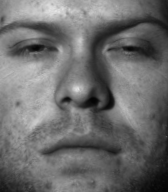
#> input picture s11/trainimg/yaleB01_P00A+020E+10.pgm, 168 x 192 px; its folder holds only this picture in this run
$ jupyter execute --allow-errors sheet11.ipynb   (shell and % lines are left out)   (older library calls are emulated)
#> lines starting #> are read from the running program, lines starting #| are printed output that depends on the picture
Osnabrück University - Computer Vision (Winter Term 2020/21) - Prof. Dr.-Ing. G. Heidemann, Ulf Krumnack, Axel Schaffland, Ludwig Schallner

# Exercise Sheet 11: Object recognition: PCA and Interest Points

## Introduction

This week's sheet should be solved and handed in before the end of **Saturday, January 30, 2021**. If you need help (and Google and other resources were not enough), feel free to contact your groups' designated tutor or whomever of us you run into first. Please upload your results to your group's Stud.IP folder.

## Exercise 1: Pattern Recognition and PCA [4 points]

**a)** What are the goals of *pattern recognition*? How can they be achieved? What are the problems?

The goal of pattern recognition is to get a symbolic description from sensor data.

It can be achieved following the standard architecture:
* world -> Sensor -> feature extraction -> classification

Problems:
* No sharp description of classes and incomplete data.

**b)** What is *principal component analysis*? How is it related to pattern recognition?

With PCA we can find a new basis for our dataset. The basis vectors can be ordered by maximun variance / minimun reconstruction error.
In the best case each basis vector corresponds to a interpretable feature.

**c)** Explain how principal components can be computed? Then implement a function that performs the computation.

Principal components are the eigenvalues of the covariance matrix of a dataset. The eigenvalues give the ordering of the components.

[cell 1]
import matplotlib.pyplot as plt
import numpy as np


def pca(data):
    """
    Perform principal component analysis.

    Args:
        data (ndarray): an array of shape (n,k),
        meaning n entries with k dimensions

    Returns: two arrays
        pc (ndarray): array of shape (k,k) holding the principal components in its columns.
        var (ndarray): k-vector holding the corresponding variances, in descending order.
    """

    # Replace the following two lines by your code ...
    pc = np.random.randn(data.shape[1],data.shape[1])
    var = np.random.rand(data.shape[1])
    # BEGIN SOLUTION

    # Center the data (subtract the mean along columns).
    centered_data = data - data.mean(axis=0)

    # Compute the covariance matrix
    covariance_matrix = centered_data.T @ centered_data/(len(data)-1)

    # Computing eigenvalues and eigenvectors of covariance matrix.
    # Attention: not always sorted.
    eigenvals, eigenvecs = np.linalg.eig(covariance_matrix)

    # Sort in order of descending magnitude
    idx = np.argsort(eigenvals)[::-1]
    pc, var = eigenvecs[:,idx], eigenvals[idx]

    # END SOLUTION
    return pc, var

# generate some random data
np.random.seed(23)
data = np.random.multivariate_normal([0,0], cov = [[1, .55], [.55, .5]], size=300)

# compute the principal components
pc, var = pca(data)
mean = data.mean(axis=0)

# plot the results
plt.figure(figsize=(12,8))
plt.xlim(-4,4)
plt.ylim(-2.5,2.5)
plt.scatter(*data.T)
#> (the rest of this cell did not finish here and is left out)

## Exercise 2: Eigenfaces [6 points]

**a)** Import the images from the directory `images/trainimgs` into an numpy array using the function
`read_images_from_directory` provided in the cell below. Display the images and the corresponding names.

[cell 2]
import sys
import os
import glob
import numpy as np
import matplotlib.pyplot as plt

def read_images_from_directory(directory, suffix, shape):
    """
    Read all images found in DIRECTORY with given file
    name SUFFIX. All images should have the same SHAPE,
    specified as (rows,columns).

    Args:
        directory (string): Name of input directory.
        suffix (string): File type suffix.
        shape (tuple): Shape of images to be loaded.

    Returns:
        images (ndarray): A numpy array of shape m*rows*columns (from shape)
        names (list): A list of corresponding image names.
    """
#> called with directory = 'images/trainimg', suffix = 'pgm', shape = (192, 168)

    # initialize the image array and name list
    #images = np.empty((0, *shape))
    images = np.empty((0, ) + shape)
    names = []

    # now loop through all image files in the directory
    for file_name in glob.glob(directory + os.sep + '*.' + suffix):
        if os.path.isfile(file_name):

            # load each image (as double)
            img = plt.imread(file_name)
#> img is the input picture: shape (192, 168); min 3, max 229, mean 108.9

            # check for correct size
            if img.shape == shape:
                images = np.append(images, img.reshape((1, ) + shape), axis=0)
                names.append(os.path.basename(file_name))
            else:
                print(
                    'warning: Image "' + file_name +
                    '" with wrong size will be ignored!',
                    file=sys.stderr)

    return images, names


# image file suffix
suffix = 'pgm'

# image size
img_shape = (192, 168)

# BEGIN SOLUTION
train_imgs, train_names = read_images_from_directory('images/trainimg',
                                                     'pgm', img_shape)
#> train_names = ['yaleB01_P00A+020E+10.pgm']

plt.figure(figsize=(12, 12))
plt.gray()
for i, n in enumerate(train_names):
    plt.subplot(5, 4, i + 1)
    plt.axis('off')
    plt.imshow(train_imgs[i])
    plt.title(n[5:7])
#> this loop made 1 pass
plt.show()
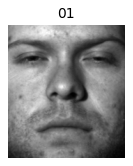
#> figure drawn by matplotlib, 1 panel
# END SOLUTION

**b)** Use PCA to compute the eigenfaces (i.e. the eigenvectors of the face images). You may use your PCA function from Exercise 1c or some build in function. Explain what kind of input PCA expects, and how that fits to our images (you may have to `reshape` the images!). Finally, display the eigenfaces.

[cell 3]
# Transform images into one-dimensional vectors.
# This will create a two dimension matrix of shape (n,k)
# with n being the number of images and k the number of
# pixels per image.
face_vecs = train_imgs.reshape((-1, np.prod(img_shape)))


# Compute the mean face.
mean_face = face_vecs.mean(axis=0)

# now we can project our images onto these eigenvectors,
# obtaining n eigenfaces (each of dimensionality k):
centered_faces = face_vecs - mean_face

# As in our case k is much greater than n, we swap the dimensions when performing PCA:
# Instead of computing the gigantic (k*k, k=32256) covariance matrix
#   Cov = 1/(N-1) X^T * X
# we compute the much smaller matrix (n*n, n=20)
#   M = 1/(N-1) X * X^T
matrix = centered_faces @ centered_faces.T / (len(centered_faces)-1)
#> matrix = [nan]

# Computing eigenvalues and eigenvectors of covariance matrix.
# Attention: not always sorted.
eigenvals, eigenvecs = np.linalg.eigh(matrix)
#> eigenvals = [nan]; eigenvecs = [1]

# Sort in order of descending magnitude
idx = np.argsort(eigenvals)[::-1]
#> idx = [0]
eigenvecs, eigenvals = eigenvecs[:,idx], eigenvals[idx]

# Now we can obtain the eigenfaces by projecting back into the original space.
eigenfaces = eigenvecs.T @ centered_faces

# Normalize the eigenfaces
eigenfaces = eigenfaces/np.linalg.norm(eigenfaces, axis=1)[:,np.newaxis]

assert len(eigenfaces) == len(face_vecs)

# Plot eigenvalues and eigenvectors
plt.figure(figsize=(12,5))
plt.gray();
plt.subplot(1,3,1); plt.title("The mean face")
plt.imshow(mean_face.reshape(img_shape))
plt.subplot(1,3,2); plt.title("Spectrum of eigenvalues")
plt.bar(np.arange(len(eigenvals)), eigenvals)
plt.subplot(1,3,3); plt.title("Covariance"); plt.axis('off')
plt.imshow(eigenfaces @ eigenfaces.T)
plt.show()


# ... and display the resulting eigenfaces:
plt.figure(figsize=(12, 16))
plt.gray()
for i, eigenface in enumerate(eigenfaces):
    plt.subplot(5, 4, i + 1)
    plt.axis('off')
    plt.imshow(eigenface.reshape(img_shape))
    plt.title(f"Eigenface {i} (var={100*eigenvals[i]/eigenvals.sum():.2f}%)")
#> this loop made 1 pass
plt.show()

**c)** Now project the training face images into the eigenspace to calculate their ”feature vectors”,
i.e. a representation with significantly lower dimension. For the projection of the face images,
they have to be centered first, i.e. the mean face vector has to be subtracted. Store the mean face in some vector (`mean_face`) and the representation achieved in some array (`face_db`). Finally restore the images from `face_db` and display them alongside the original image. Try out the effect of changing the number of eigenfaces to be used (`num_eigenfaces`).

[cell 4]
# number of eigenfaces to be used
num_eigenfaces = 19

# Remark: a value of 20 (theoretical perfect reconstruction) may suffer from numerical
# instability (the last eigenface may introduce noise).
# However, a value of 19 suffices for almost perfect reconstruction ...

# BEGIN SOLUTION

# Reduce the number of eigenfaces to achieve more dimensionality reduction.
eigenfaces_used = eigenfaces[:num_eigenfaces]

# Project images into the eigenface space and store
# them in a "eigenface database":
face_db = (face_vecs - mean_face) @ eigenfaces_used.T
#> face_db = [nan]

# ... and display the original image and the stored image
print(f"Eigenfaces used: {len(eigenfaces_used)}/{len(eigenfaces)}")
#| Eigenfaces used: 1/1
plt.figure(figsize=(12, 12))
plt.gray()
for i, face in enumerate(face_db):
    restored = (face[np.newaxis] @ eigenfaces_used) + mean_face
    plt.subplot(5, 8, 2 * i + 1)
    plt.axis('off')
    plt.imshow(train_imgs[i])
    plt.title('original')
    plt.subplot(5, 8, 2 * i + 2)
    plt.axis('off')
    plt.imshow(restored.reshape(img_shape))
    plt.title('restored')
#> this loop made 1 pass
plt.show()
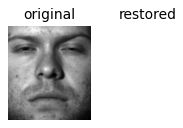
#> figure drawn by matplotlib, 2 panels

#> (the rest of this cell did not finish here and is left out)

**d)** Implement the function `recognize_face` that recognizes a face from that database by calculating the euclidean distance of this face feature vector to all of the training feature vectors from the database. The feature vector with the smallest distance represents the winner category. Check your implementation by recognizing the images from the training set (they should be recognized without error).

[cell 5]
from scipy.spatial.distance import cdist

def recognize_face(face, eigenfaces, mean_face, face_db):
    """
    Recognize a face from a face database.
    and return the index of the best matching database entry.

    The FACE is first centered and projected into the eigeface
    space provided by EIGENFACES. Then the best match is found
    according to the euclidean distance in the eigenface space.

    Args:
        face (ndarray): Face to be recognised.
        eigenfaces (ndarray): Array of eigenfaces.
        mean_face (ndarray): Average face.
        face_db (ndarray): Database of faces projectected into Eigenface space.

    Returns:
        index (uint): Position of the best matching face in face_db.
    """
    index = -1

    # BEGIN SOLUTION
    # center the face
    centered = face - mean_face

    # and project it into the eigenface space
    projected = eigenfaces @ centered

    # Now compute the similarity to all known faces
    # (comparison is performed in the eigenface space)
    distances = cdist(face_db, projected[None, :])
    index = distances.argmin()

    # END SOLUTION

    return index


# ... and now check your function on the training set ...
# BEGIN SOLUTION
def show_recognition_results(imgs, labels, train_imgs, train_labels,
                             num_eigenfaces, eigenfaces, mean_face, face_db):
    """Iterate over all face images and compute the best matching face in face_db.

    Args:
        imgs (list): List of test faces.
        train_imgs (list): List of training faces.
        train_labels (list): List of training labels.
        num_eigenfaces (uint): Number of eigenfaces.
        eigenfaces (list): List of the eigenfaces.
        mean_face (ndarray): Average face.
        face_db (ndarray): Database of faces projectected into Eigenface space.

    Returns:

    """
#> called with imgs = array of shape (1, 192, 168), train_imgs = array of shape (1, 192, 168), num_eigenfaces = 19, eigenfaces = array of shape (1, 32256), mean_face = array of shape (32256,), face_db = array of shape (1, 1)

    img_shape = imgs[0].shape
#> img_shape = (192, 168)
    plt.figure(figsize=(12, 12))
    plt.suptitle(
        'Face recognition based on {} principal components'.format(num_eigenfaces))
    plt.gray()
    for j, img in enumerate(imgs):

        # find the best match in the eigenface database
        winner = recognize_face(
            img.reshape(np.prod(img_shape)), eigenfaces, mean_face, face_db)
        name_label = labels[j][5:7]
        name_winner = train_labels[winner][5:7]

        plt.subplot(5, 8, 2 * j + 1)
        plt.axis('off')
        plt.imshow(img)
        plt.title(labels[j][5:7])

        plt.subplot(5, 8, 2 * j + 2)
        plt.axis('off')
        plt.imshow(train_imgs[winner])
        t = plt.title(('*' if name_label != name_winner else '') + name_winner)
        plt.setp(t, color='r' if name_label != name_winner else 'g')
#> this loop made 1 pass
#> (index in recognize_face, projected in recognize_face, distances in recognize_face, winner, name_label, name_winner) on pass 1: (0, [nan], [nan], 0, '01', '01')
    plt.show()
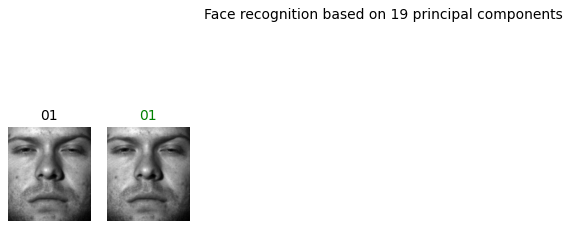
#> figure drawn by matplotlib, 2 panels

show_recognition_results(train_imgs, train_names,
                         train_imgs, train_names,
                         num_eigenfaces, eigenfaces_used,
                         mean_face, face_db)
# END SOLUTION

**e)** Now classify the images in directory `images/testimg/`. Try to reduce the number of principal components
used. How many PCs are necessary to still achieve perfect classification?

[cell 6]
test_imgs, test_names = read_images_from_directory('images/testimg', suffix,
                                                   img_shape)
#> test_imgs = empty array; test_names = []

# BEGIN SOLUTION
#> (the rest of this cell did not finish here and is left out)

#END SOLUTION

## Exercise 3: Local features and interest points [4 points]

**a)** Explain in your own words: What are *local features*? How are they used?

Local features are used in object recognition to make it more resiliant against object rotation, partial occlusion, illuminence differences, scaling etc. This is achieved by using not the whole object but the most interesting parts of it - local patches that describe the object and are most of the time available in other representations of that object (for example the wheels and lights of a car, but not it's color).

**b)** What are *interest points* and what are they used for? What properties are desirable?

Interest points are points in an image and can be used for object recognition.

They should be salient, i.e. “special” or “rare”, either within the image, or with respect to “common” images.

They should be stable, i.e. should keep positions under disruptions in an image and should remain in the same position with respect to the physical world in a different image of the same scene (e.g., change of viewpoint or illumination).

## Exercise 4: Computing interest points [6 points]

**a)** Explain in your own words the idea of the Moravec IP operator. What are its properties? Implement this IP operator and apply it to the image `lighthouse.png`. Try different window sizes and threshold values.

The Moravec IP operator measures the saliency or "uniqueness" of a window arround a pixel. In the simplest case the window is shifted by one pixel and compared to itself. This is done in both horizontal and vertical directions. The detector response is the miminum over the four directions. A corner is detected where the response exceeds a threshold.
The Moravec operator is anisotropic, meaning direction dependent, and uses a "hard" window like a box filter.

[cell 7]
import imageio
import numpy as np
import scipy.ndimage as nd
import matplotlib.pyplot as plt

img = imageio.imread('images/lighthouse.png', pilmode='F')
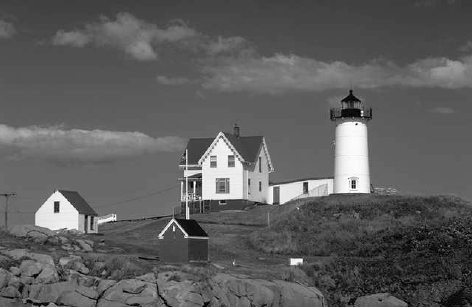
#> input picture s11/lighthouse.png, 472 x 307 px, found by its file name
#> img is the input picture: shape (307, 472) float32; min 0, max 255, mean 94

window_size = 3
threshold = .2

# [29 lines left out: function moravec, not called in this run]

# alternative implementation:
def moravec2(img, window_size):
#> called with window_size = 3
    diff_right = (img[1:-1,1:] - img[1:-1,:-1])**2
    diff_up = (img[:-2,1:] - img[1:-1,1:])**2
    diff_up_right = (img[:-2,1:] - img[1:-1,:-1])**2
    diff_down_right = (img[2:,1:] - img[1:-1,:-1])**2

    kernel = np.ones((window_size, window_size))
    E_right = nd.convolve(diff_right, kernel)
    E_up = nd.convolve(diff_up, kernel)
    E_up_right = nd.convolve(diff_up_right, kernel)
    E_down_right = nd.convolve(diff_down_right, kernel)
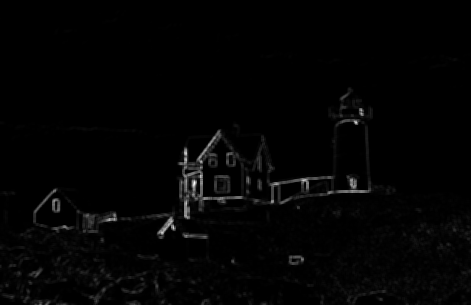
#> E_down_right: shape (305, 471) float32; min 0, max 165839, mean 2549.1; drawn with min black and max white

    response = np.stack((E_right, E_up, E_up_right, E_down_right)).min(axis=0)
    response /= response.max()
    # END SOLUTION
    return response

#response = moravec(img, window_size)
response = moravec2(img, window_size)

thresholded = np.zeros_like(response)
thresholded[response > threshold] = 1

plt.figure(figsize=(12,8))
plt.subplot(2,2,1); plt.imshow(img, cmap='gray'); plt.title('Original')
plt.subplot(2,2,2); plt.imshow(response, cmap='viridis'); plt.title('Moravec "heatmap"')
plt.colorbar()
plt.subplot(2,2,3); plt.imshow(thresholded, cmap='gray'); plt.title(f'Thresholded (>{threshold})')
plt.subplot(2,2,4); plt.imshow(img[1:-1,:-1], cmap='gray'); plt.title('Corners')
mask = np.zeros(thresholded.shape + (4,), dtype=np.int)
mask[:,:,0] = 255
mask[:,:,3] = thresholded*255
plt.imshow(mask, interpolation='none')
plt.tight_layout()
plt.show()
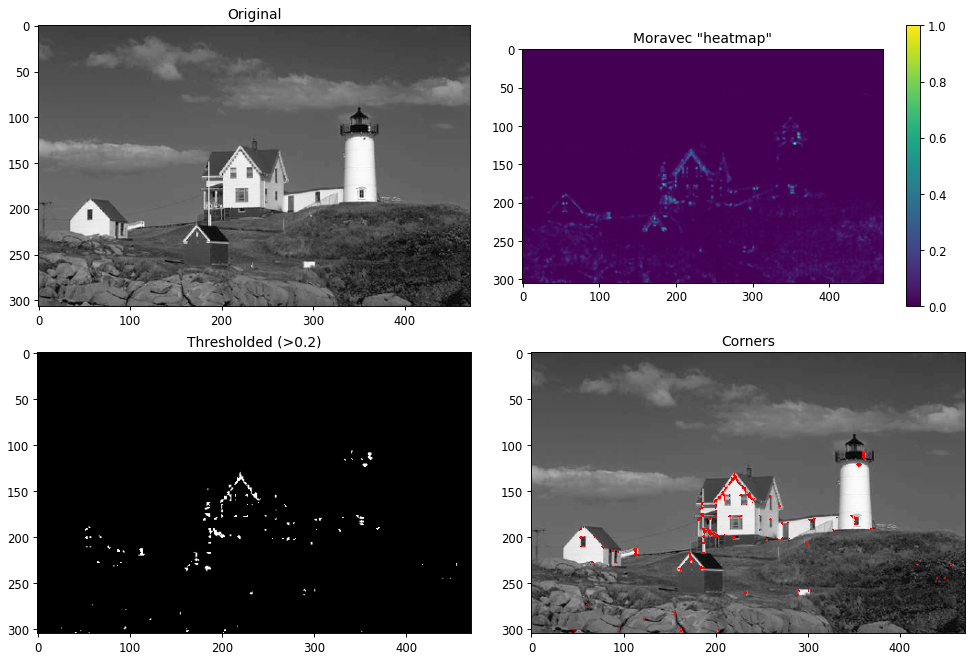
#> figure drawn by matplotlib, 5 panels
# END SOLUTION

**b)** How does the Harris corner detector work and in what sense does it improve the Moravec IP operator. Implement the Harris corner detector and apply it to `lighthouse.png`. Again, try different "window sizes" (values for $\sigma$).

Harris corner detector uses a Gaussian as isotropic windowing function addressing both shortcommings, the "hard" window and the anisotropy of the Moravec detector.

[cell 8]
import imageio
import numpy as np
import matplotlib.pyplot as plt
import scipy.ndimage as nd

k = .04
window_size = 3

img = imageio.imread('images/lighthouse.png', pilmode='F')/255.
#> img: shape (307, 472) float32; min 0, max 1, mean 0.369

def harris(img, window_size=3, k=0.04):
    """Harris corner detector.

    Arguments
    ---------
    img: np.ndarray
        The input image
    window_size: int
        The size of the window to consider
    k: float
        The parameter k

    Results
    -------
    response: np.ndarray
        Response (of the same size as img), indicating interest points.
    """
#> called with window_size = 3, k = 0.04
    response = np.zeros_like(img)
    # BEGIN SOLUTION

    # probably there is a more efficient implementation ...

    wsh = window_size//2

    dx = nd.sobel(img, 1)
    dy = nd.sobel(img, 0)
    dx2 = np.multiply(dx, dx)
    dy2 = np.multiply(dy, dy)
    dxy = np.multiply(dx, dy)
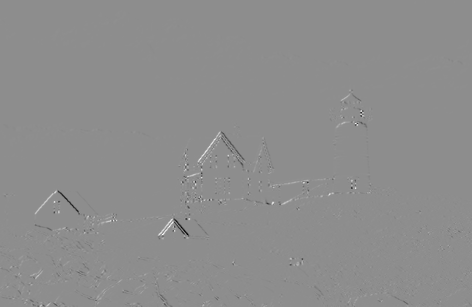
#> dxy: shape (307, 472) float32; min -5.12, max 4.08, mean -0.00111; drawn with min black and max white

    kernel = np.zeros((window_size, window_size))
    kernel[wsh, wsh] = 1
    kernel = nd.filters.gaussian_filter(kernel, wsh/1, truncate = 1)

    for i in np.arange(wsh, img.shape[0] - wsh):
        for j in np.arange(wsh, img.shape[1] - wsh):

            a_ = dx[i - wsh : i + wsh + 1, j - wsh : j + wsh + 1]
            b_ = dy[i - wsh : i + wsh + 1, j - wsh : j + wsh + 1]
            a = np.sum(np.multiply(kernel, dx2[i - wsh : i + wsh + 1, j - wsh : j + wsh + 1]))
            b = np.sum(np.multiply(kernel, dy2[i - wsh : i + wsh + 1, j - wsh : j + wsh + 1]))
            c = np.sum(np.multiply(kernel, dxy[i - wsh : i + wsh + 1, j - wsh : j + wsh + 1]))

            # Noble's corner measure
            #response[i,j] = 2 * ((a * b - c ** 2) / ((a + b) ** 2 + 1e-5))
            response[i,j] = a * b - c ** 2 - k * (a + b) **2
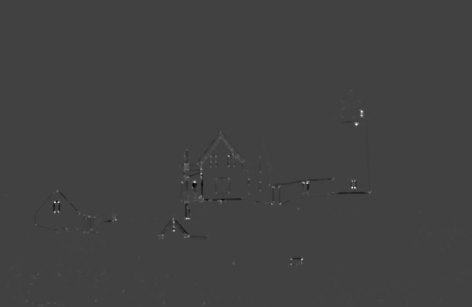
#> response: shape (307, 472) float32; min -1.99, max 5.73, mean 0.00212; drawn with min black and max white
    return response

# [15 lines left out: function harris2, not called in this run]

response = harris(img, window_size, k)
corners = response.copy()
corners[response<0] = 0

plt.figure(figsize=(12,12))
plt.subplot(2,2,1); plt.imshow(img, cmap='gray'); plt.title("Original")
plt.subplot(2,2,2); plt.imshow(response, cmap='viridis'); plt.title('Harris "heatmap"')
plt.colorbar()
plt.subplot(2,2,3); plt.imshow((corners**.25), cmap='gray'); plt.title(f"Thresholded (<0)")
plt.subplot(2,2,4); plt.imshow(img, cmap='gray'); plt.title('Corners')
mask = np.zeros(corners.shape + (4,), dtype=np.int)
mask[:,:,0] = 255
mask[:,:,3] = (response>0)*255
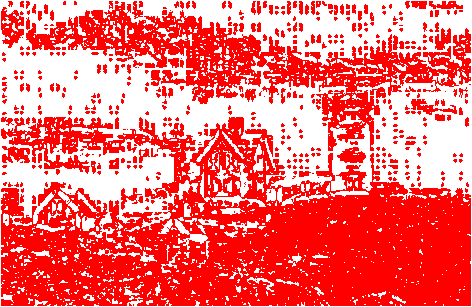
#> mask: shape (307, 472, 4) int64; mean of channels 0, 1, 2, 3 255, 0, 0, 139.2; transparent parts drawn white
plt.imshow(mask, interpolation='none')
plt.tight_layout()
plt.show()
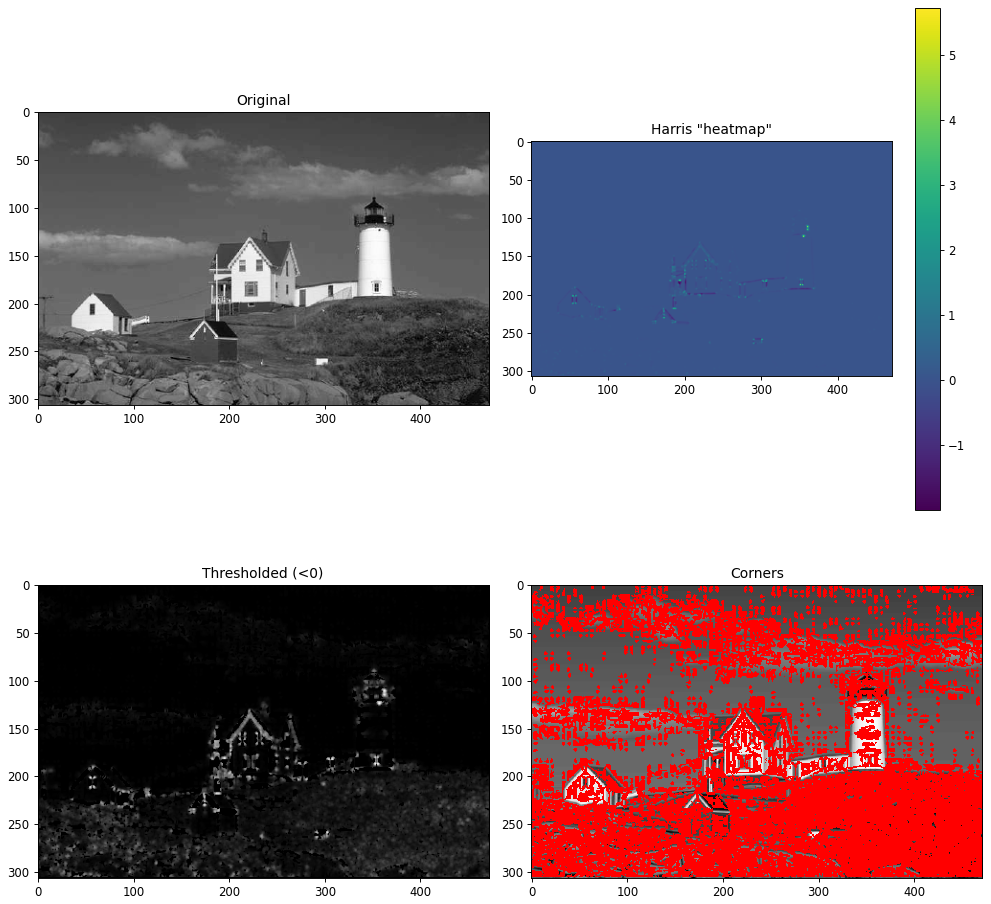
#> figure drawn by matplotlib, 5 panels
